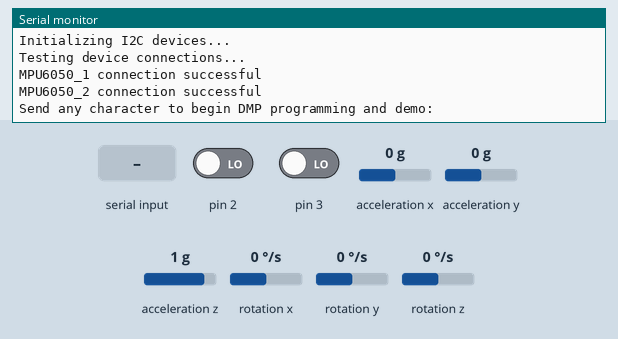
Simulated run of this sketch. Board: Arduino Uno, built with avr-gcc and run on an emulated ATmega328P. On the bench: the last lines printed to the serial monitor. The test bench sets the inputs (shaded band); at power-on: pin 3 LOW, pin 2 LOW, acceleration x 0 g, acceleration y 0 g, acceleration z 1 g, rotation x 0 °/s, rotation y 0 °/s, rotation z 0 °/s. The sensor or clock chip raises its interrupt line as the real part does.

Above: at 1.0 s.
1.1 s: "1" received over Serial
At 3.0 s:
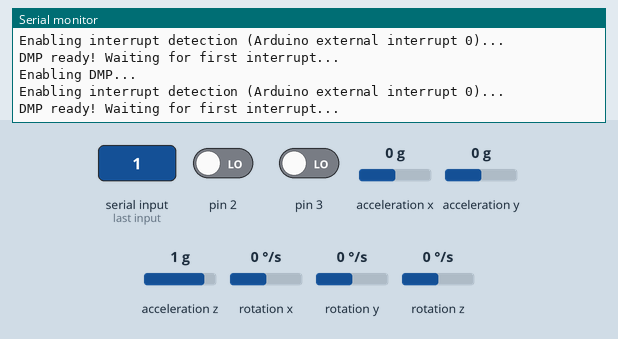
3.6 s: pin 3 driven HIGH
At 4.2 s:
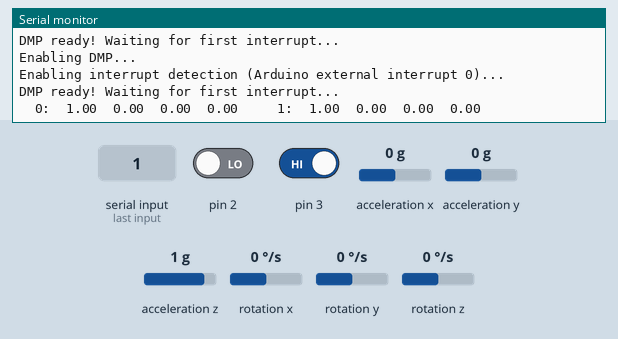

The sketch:

GY-521_2.ino
```cpp
// Modified by Henry Kim

// Original Code is from the person below,
// I2C device class (I2Cdev) demonstration Arduino sketch for MPU6050 class using DMP (MotionApps v2.0)
// 6/21/2012 by Jeff Rowberg <jeff@rowberg.net>


// Arduino Wire library is required if I2Cdev I2CDEV_ARDUINO_WIRE implementation
// is used in I2Cdev.h
#include "Wire.h"

// I2Cdev and MPU6050 must be installed as libraries, or else the .cpp/.h files
// for both classes must be in the include path of your project
#include "I2Cdev.h"

#include "MPU6050_6Axis_MotionApps20.h"
//#include "MPU6050.h" // not necessary if using MotionApps include file

// class default I2C address is 0x68
// specific I2C addresses may be passed as a parameter here
// AD0 low = 0x68 (default for SparkFun breakout and InvenSense evaluation board)
// AD0 high = 0x69

MPU6050 mpu_1(0x68); //Primer GY-521
MPU6050 mpu_2(0x69); //Segundo GY-521

/* =========================================================================
   NOTE: In addition to connection 3.3v, GND, SDA, and SCL, this sketch
   depends on the MPU-6050's INT pin being connected to the Arduino UNO's
   external interrupt digital I/O pin 2.
 * ========================================================================= */

// uncomment "OUTPUT_READABLE_QUATERNION" if you want to see the actual
// quaternion components in a [w, x, y, z] format (not best for parsing
// on a remote host such as Processing or something though)
#define OUTPUT_READABLE_QUATERNION


// MPU control/status vars
bool     dmpReady = false; // set true if DMP init was successful

uint8_t  mpuIntStatus_1;   // holds actual interrupt status byte from MPU
uint8_t  devStatus_1;      // return status after each device operation (0 = success, !0 = error)
uint16_t packetSize_1;     // expected DMP packet size (default is 42 bytes)
uint16_t fifoCount_1;      // count of all bytes currently in FIFO
uint8_t  fifoBuffer_1[256];// FIFO storage buffer

uint8_t  mpuIntStatus_2;   // holds actual interrupt status byte from MPU
uint8_t  devStatus_2;      // return status after each device operation (0 = success, !0 = error)
uint16_t packetSize_2;     // expected DMP packet size (default is 42 bytes)
uint16_t fifoCount_2;      // count of all bytes currently in FIFO
uint8_t  fifoBuffer_2[256];// FIFO storage buffer

String   tempStr;

// orientation/motion vars
Quaternion q1;           // [w, x, y, z]         quaternion container
Quaternion q2;           // [w, x, y, z]         quaternion container

uint8_t testigo = 1;

boolean mpu1_listo;
boolean mpu2_listo;

// ================================================================
// ===               INTERRUPT DETECTION ROUTINE                ===
// ================================================================

volatile bool mpuInterrupt_1 = false;     // indicates whether MPU interrupt pin has gone high
volatile bool mpuInterrupt_2 = false;     // indicates whether MPU interrupt pin has gone high

// Interrupt for MPU 1
void dmp_1_DataReady() {
    mpuInterrupt_1 = true;
}
// Interrupt for  MPU 2
void dmp_2_DataReady() {
    mpuInterrupt_2 = true;
}


// ================================================================
// ===                      INITIAL SETUP                       ===
// ================================================================

void setup() {
    // join I2C bus (I2Cdev library doesn't do this automatically)
    Wire.begin();

    // initialize serial communication
    // (115200 chosen because it is required for Teapot Demo output, but it's
    // really up to you depending on your project)
    Serial.begin(115200);
    while (!Serial); // wait for Leonardo enumeration, others continue immediately

    // initialize device
    Serial.println(F("Initializing I2C devices..."));
    mpu_1.initialize();
    mpu_2.initialize();

    // verify connection
    Serial.println(F("Testing device connections..."));
    Serial.println(mpu_1.testConnection() ? F("MPU6050_1 connection successful") : F("MPU6050_1 connection failed"));
    Serial.println(mpu_2.testConnection() ? F("MPU6050_2 connection successful") : F("MPU6050_2 connection failed"));

    // wait for ready
    Serial.println(F("\nSend any character to begin DMP programming and demo: "));
    while (Serial.available() && Serial.read()); // empty buffer
    while (!Serial.available());                 // wait for data
    while (Serial.available() && Serial.read()); // empty buffer again

    // load and configure the DMP
    Serial.println(F("Initializing DMP..."));
    devStatus_1 = mpu_1.dmpInitialize();
    devStatus_2 = mpu_2.dmpInitialize();

    // make sure it worked (returns 0 if so)
    if (devStatus_1 == 0) {
        // turn on the DMP, now that it's ready
        Serial.println(F("Enabling DMP..."));
        mpu_1.setDMPEnabled(true);

        // enable Arduino interrupt detection
        Serial.println(F("Enabling interrupt detection (Arduino external interrupt 0)..."));
        attachInterrupt(0, dmp_1_DataReady, RISING); // Utilizamos la primera interrupción externa (número 0) que está en el pin digital 2
                                                     // Cuando la interrupción tiene lugar invoca la función "dmp_1_DataReady"
                                                     // RISING dispara la interrupción cuando el pin pasa de valor alto (HIGH) a bajo (LOW)
        mpuIntStatus_1 = mpu_1.getIntStatus();

        // set our DMP Ready flag so the main loop() function knows it's okay to use it
        Serial.println(F("DMP ready! Waiting for first interrupt..."));
        dmpReady = true;

        // get expected DMP packet size for later comparison
        packetSize_1 = mpu_1.dmpGetFIFOPacketSize();
    } else {
        // ERROR!
        // 1 = initial memory load failed
        // 2 = DMP configuration updates failed
        // (if it's going to break, usually the code will be 1)
        Serial.print(F("DMP 1 Initialization failed (code "));
        Serial.print(devStatus_1);
        Serial.println(F(")"));
    }

    if (devStatus_2 == 0) {
        // turn on the DMP, now that it's ready
        Serial.println(F("Enabling DMP..."));
        mpu_2.setDMPEnabled(true);

        // enable Arduino interrupt detection
        Serial.println(F("Enabling interrupt detection (Arduino external interrupt 0)..."));
        attachInterrupt(1, dmp_2_DataReady, RISING); // Utilizamos la segunda interrupción externa (número 1) que está en el pin digital 3
                                                     // Cuando la interrupción tiene lugar invoca la función "dmp_1_DataReady"
                                                     // RISING dispara la interrupción cuando el pin pasa de valor alto (HIGH) a bajo (LOW)
        mpuIntStatus_2 = mpu_2.getIntStatus();

        // set our DMP Ready flag so the main loop() function knows it's okay to use it
        Serial.println(F("DMP ready! Waiting for first interrupt..."));
        dmpReady = true;

        // get expected DMP packet size for later comparison
        packetSize_2 = mpu_2.dmpGetFIFOPacketSize();
    } else {
        // ERROR!
        // 1 = initial memory load failed
        // 2 = DMP configuration updates failed
        // (if it's going to break, usually the code will be 1)
        Serial.print(F("DMP 2 Initialization failed (code "));
        Serial.print(devStatus_2);
        Serial.println(F(")"));
    }
}


// ================================================================
// ===                    MAIN PROGRAM LOOP                     ===
// ================================================================

void loop() {
   // if programming failed, don't try to do anything
   if (!dmpReady) return;

   // wait for MPU interrupt or extra packet(s) available
   while ( (!mpuInterrupt_1 && fifoCount_1 < packetSize_1)
      || (!mpuInterrupt_2 && fifoCount_2 < packetSize_2) ){
      // other program behavior stuff here
      //delay (1000);
      // .
      // if you are really paranoid you can frequently test in between other
      // stuff to see if mpuInterrupt is true, and if so, "break;" from the
      // while() loop to immediately process the MPU data
      // .
   }

   mpu1_listo=(!(!mpuInterrupt_1 && fifoCount_1 < packetSize_1) );
   mpu2_listo=(!(!mpuInterrupt_2 && fifoCount_2 < packetSize_2) );

   if (mpu1_listo) {

      if ((!mpu2_listo)||(testigo == 1)) {

         // reset interrupt flag and get INT_STATUS byte
         mpuInterrupt_1 = false;
         mpuIntStatus_1 = mpu_1.getIntStatus();

         // get current FIFO count
         fifoCount_1 = mpu_1.getFIFOCount();

         // check for overflow (this should never happen unless our code is too inefficient)
         if ((mpuIntStatus_1 & 0x10) || fifoCount_1 == 1024) {
            // reset so we can continue cleanly
            mpu_1.resetFIFO();
            Serial.println(F("FIFO 1 overflow!"));

            // otherwise, check for DMP data ready interrupt (this should happen frequently)

         } else if (mpuIntStatus_1 & 0x02) {

            // wait for correct available data length, should be a VERY short wait
            while (fifoCount_1 < packetSize_1) fifoCount_1 = mpu_1.getFIFOCount();

            // read a packet from FIFO
            if (packetSize_1 >= 64) Serial.println("mierda");
            mpu_1.getFIFOBytes(fifoBuffer_1, packetSize_1);

            // track FIFO count here in case there is > 1 packet available
            // (this lets us immediately read more without waiting for an interrupt)
            fifoCount_1 -= packetSize_1;

            #ifdef OUTPUT_READABLE_QUATERNION
               // display quaternion values in easy matrix form: w x y z
               mpu_1.dmpGetQuaternion(&q1, fifoBuffer_1);
               tempStr = "  0:\t";
               tempStr += q1.w;
               tempStr += "\t";
               tempStr += q1.x;
               tempStr += "\t";
               tempStr += q1.y;
               tempStr += "\t";
               tempStr += q1.z;
               tempStr += "   ";
            #endif
         }
      }
   }

   if (mpu2_listo) {

      if ((!mpu1_listo)||(testigo == 2)){

         // reset interrupt flag and get INT_STATUS byte
         mpuInterrupt_2 = false;
         mpuIntStatus_2 = mpu_2.getIntStatus();

         // get current FIFO count
         fifoCount_2 = mpu_2.getFIFOCount();

         // check for overflow (this should never happen unless our code is too inefficient)
         if ((mpuIntStatus_2 & 0x10) || fifoCount_2 == 1024) {
            // reset so we can continue cleanly
            mpu_2.resetFIFO();
            Serial.println(F("FIFO 2 overflow!"));

            // otherwise, check for DMP data ready interrupt (this should happen frequently)
         } else if (mpuIntStatus_2 & 0x02) {
            // wait for correct available data length, should be a VERY short wait
            while (fifoCount_2 < packetSize_2) fifoCount_2 = mpu_2.getFIFOCount();

            // read a packet from FIFO
            if (packetSize_2 >= 64) Serial.println("mierda");
            mpu_2.getFIFOBytes(fifoBuffer_2, packetSize_2);

            // track FIFO count here in case there is > 1 packet available
            // (this lets us immediately read more without waiting for an interrupt)
            fifoCount_2 -= packetSize_2;

            #ifdef OUTPUT_READABLE_QUATERNION
               // display quaternion values in easy matrix form: w x y z
               mpu_2.dmpGetQuaternion(&q2, fifoBuffer_2);
               tempStr += "\t1:\t";
               tempStr += q2.w;
               tempStr += "\t";
               tempStr += q2.x;
               tempStr += "\t";
               tempStr += q2.y;
               tempStr += "\t";
               tempStr += q2.z;
               Serial.println(tempStr);
           #endif
         }
      }
   }

   if (testigo==1) {
      testigo=2;
      mpu_1.resetFIFO();
   } else {
      testigo = 1;
      mpu_2.resetFIFO();
   }
}
```

Measured:
- after the input at 1.1 s, the serial monitor: prints a new line at once (image 1)
- after the input at 3.6 s, the serial monitor: prints a new line at once (image 2)
